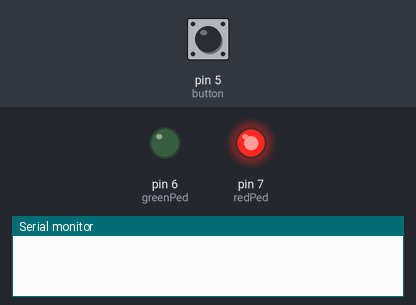
This sketch was run on a simulated Arduino Uno, built with avr-gcc and run on an emulated ATmega328P. Shown: output pins drawn as LEDs (lit = HIGH), the last lines printed to the serial monitor. The inputs (shaded band) are chosen by the test bench; at power-on: pin 5 (button) HIGH.

Above: at 1.2 s.
1.3 s: pin 5 (button) pulled LOW for 0.15 s
At 7.3 s:
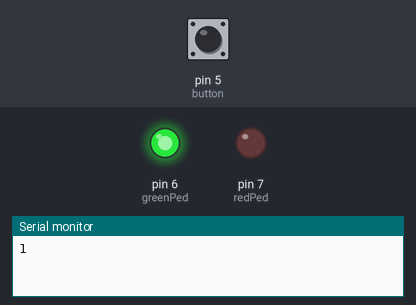
Timing chart, 0 to 12.8 s (numbered marks = the images above; inputs shaded):
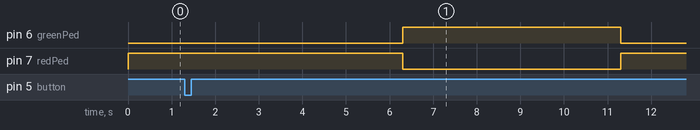

Measured:
- after the input at 1.3 s, pin 6 (greenPed): LOW → HIGH after 5.0 s, → LOW 5.0 s later; pin 7 (redPed): HIGH → LOW after 5.0 s, → HIGH 5.0 s later

The sketch:

Task_5_Code_2.ino
```cpp
  // Pedestrian
int redPed = 7;
int greenPed = 6;
int button = 5;  // button connected between pin 5 and GND

void setup() {
  pinMode(redPed, OUTPUT);
  pinMode(greenPed, OUTPUT);
  pinMode(button, INPUT_PULLUP); // internal pull-up resistor enabled

  Serial.begin(9600); // TX/RX communication
}

void loop() {
  // Default pedestrian light: red
  digitalWrite(redPed, HIGH);
  digitalWrite(greenPed, LOW);

  // Check if button is pressed (reads LOW when pressed)
  if (digitalRead(button) == LOW) {
    // Send pedestrian request to Arduino 1
    Serial.write('1');

    // Turn pedestrian green after Arduino 1 stops cars
    delay(5000); // wait for car red signal
    digitalWrite(redPed, LOW);
    digitalWrite(greenPed, HIGH);
    delay(5000); // pedestrian crossing time

    // Reset pedestrian light
    digitalWrite(greenPed, LOW);
    digitalWrite(redPed, HIGH);
  }
}
```
